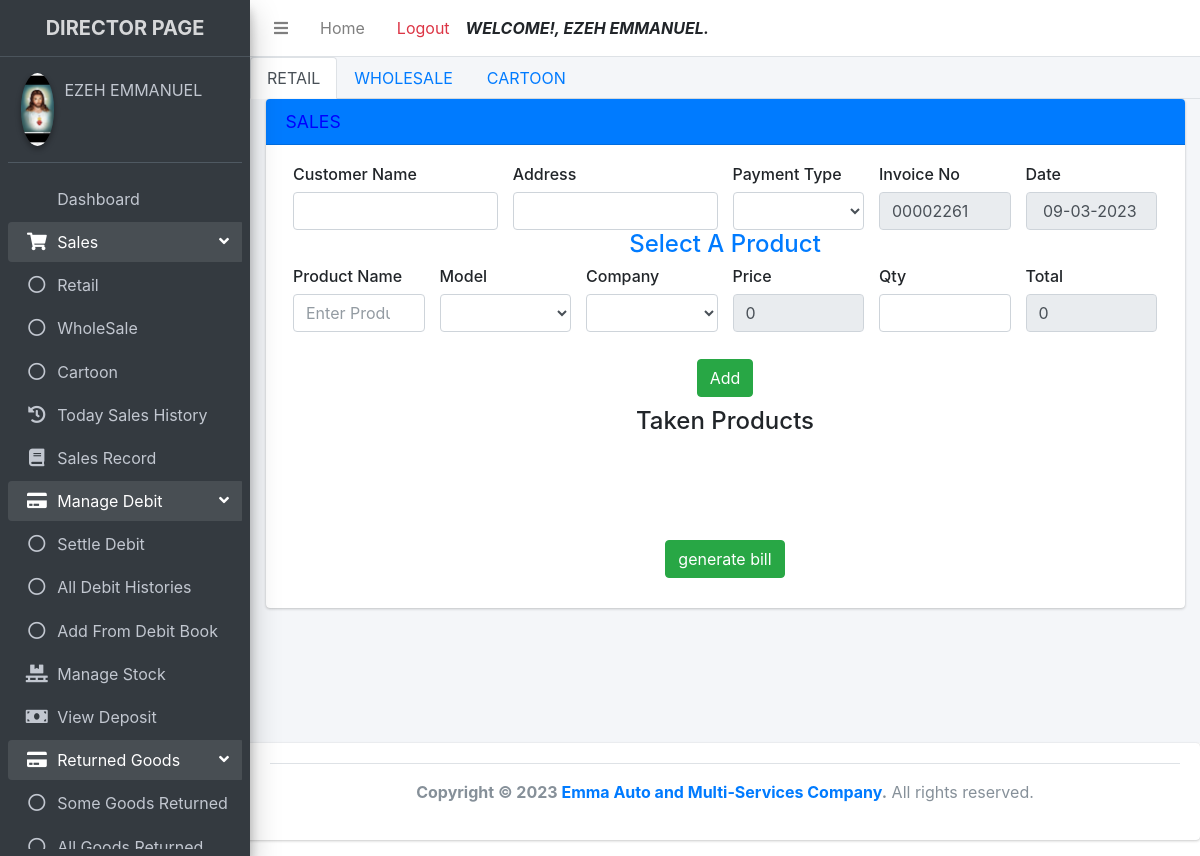
Page /director/sales.php (signed in) on the committed database.
### tables this page shows
CREATE TABLE `registered` (
  `id` int(11) NOT NULL AUTO_INCREMENT,
  `firstname` varchar(255) NOT NULL,
  `lastname` varchar(255) NOT NULL,
  `username` varchar(255) NOT NULL,
  `password` varchar(255) NOT NULL,
  `role` varchar(10) NOT NULL,
  `passport` varchar(255) NOT NULL,
  `status` varchar(10) NOT NULL,
  `date_registered` timestamp NOT NULL DEFAULT current_timestamp(),
  PRIMARY KEY (`id`)
);

CREATE TABLE `sales` (
  `id` int(11) NOT NULL AUTO_INCREMENT,
  `customer_name` varchar(255) NOT NULL,
  `address` varchar(255) NOT NULL,
  `invoice_no` varchar(255) NOT NULL,
  `payment_type` varchar(255) NOT NULL,
  `customer_type` varchar(255) NOT NULL,
  `total` varchar(255) NOT NULL,
  `cash` varchar(255) NOT NULL,
  `transfer` varchar(255) NOT NULL,
  `pos` varchar(250) NOT NULL,
  `old_deposit` varchar(250) NOT NULL,
  `deposit` varchar(255) NOT NULL,
  `transport` varchar(250) NOT NULL,
  `balance` varchar(255) NOT NULL,
  `staff_name` varchar(255) NOT NULL,
  `date` varchar(255) NOT NULL,
  `username` varchar(255) NOT NULL,
  `bank` varchar(255) NOT NULL,
  PRIMARY KEY (`id`)
);

### director/sales.php (the view, shortened to what this page needs)
<?php
include "includes/header.php";
include "includes/navbar.php";
include "includes/sidebar.php";
$ctr = new Controller();
?>
<ul class="nav nav-tabs">
  <li class="nav-item">
    <a class="nav-link active" href="retail.php">RETAIL</a>
  </li>
  <li class="nav-item">
    <a class="nav-link" href="wholesale.php">WHOLESALE</a>
  </li>
  <li class="nav-item">
    <a class="nav-link" href="cartoon.php">CARTOON</a>
  </li>
</ul>
<section class="content">
    <div class="container-fluid">
        <div class="row">
            <div class="col-md-12">
                <div class="card card-primary">
                    <div class="card-header">
                        <h3 class="card-title">SALES</h3>
                    </div>
                    <form action="" method="post" class="form-horizontal">
                        <div class="card-body">
                            <div class="container-fluid">
                                <div class="row">
                                    <div class="col-sm-3"><h6>Customer Name</h6> <input type="text" class="form-control" name="customer_name"
                                            value="<?php $ctr->oldValue(" customer_name")?>"></div>
                                    <div class="col-sm-3"><h6>Address</h6><input type="text" class="form-control" name="address"
                                            value="<?php $ctr->oldValue(" address")?>">
                                    </div>
                                    <div class="col-sm-2"><h6>Payment Type</h6> <select class="form-control" name="bill_type">
                                            <?php $ctr->oldSelect("bill_type");?>
                                            <option disabled>Select Payment Type
                                            <option>
                                            <option>Cash</option>
                                        </select></div>
                                    <div class="col-sm-2"><h6>Invoice No</h6><input type="text" class="form-control" name="invoice_no"
                                            value="<?php $ctr->random()?>" readonly>
                                    </div>
                                    <div class="col-sm-2"><h6>Date</h6> <input type="text" class="form-control" name="date"
                                            value="<?php echo date(" d-m-Y") ?>"
                                        readonly></div>
                                </div>
                                <center>
                                    <h4 class="text-primary">Select A Product</h4>
                                </center>
                                <div class="row">
                                    <div class="col-sm-2">
                                      <h6>Product Name</h6>
                                         <input width="50" class="form-control" type="text"
                                            name="productname" onmouseout="selectProduct(this.value)" id="productname"
                                            placeholder="Enter Product Name" list="product">
                                    </div>
                                    <div class="col-sm-2">
                                        <h6>Model</h6>
                                        <div id="modeldev">
                                            <select class="form-control">
                                                <option value=""></option>
                                            </select>
                                        </div>
                                    </div>
                                    <div class="col-sm-2">
                                        <h6>Company</h6>
                                        <div id="manufacturerdev">
                                            <select class="form-control">
                                                <option value=""></option>
                                            </select>
                                        </div>
                                    </div>
                                    <div class="col-sm-2">
                                        <h6>Price</h6>
                                        <div id="priceDiv">
                                            <input type="text" class="form-control" readonly value="0">
                                        </div>
                                    </div>
                                    <div class="col-sm-2">
                                        <h6>Qty</h6>
                                        <div id="demo">
                                            <input type="text" class="form-control" value="">
                                        </div>
                                    </div>
                                    <div class="col-sm-2"><h6>Total</h6>
                                    <input type="text" class="form-control" id="total" value="0"
                                            readonly></div>
                                </div>
                                <h6>&nbsp</h6>
                                <center><input type="submit" class="btn btn-success" value="Add"
                                        onclick="addIntoCart()"></center>
                                <div class="row-fluid"
                                    style="background-color: white; min-height: 100px; padding:10px;">
                                    <div class="span12">
                                        <center>
                                            <h4>Taken Products</h4>
                                        </center>
                                        <br><br><br><br>
                                        <center>
                                            <input type="submit" id="generate_bill" name="generate_bill"
                                                value="generate bill" class="btn btn-success">
                                        </center>
                                    </div>
                                </div>
                            </div>
                        </div>
                    </form>
                </div>
            </div>
        </div>
    </div>
</section>
<?php
include "includes/footer.php";
?>

### director/includes/sidebar.php (shortened to what this page needs)
<aside class="main-sidebar sidebar-dark-primary elevation-4">
  <a href="#" class="brand-link text-center">
    <span class="brand-text font-weight-bold">DIRECTOR PAGE</span>
  </a>
  <div class="sidebar">
    <div class="user-panel mt-3 pb-3 mb-3 d-flex">
      <div class="image">
        <img src="<?php $mod = new Model; $mod->displayPassport();?>" class="img-circle elevation-2">
      </div>
      <div class="info">
        <a href="#" class="d-block"><?php echo $_SESSION["directorfullname"]?></a>
      </div>
    </div>
    <nav class="mt-2">
      <ul class="nav nav-pills nav-sidebar flex-column" data-widget="treeview" role="menu" data-accordion="false">
        <li class="nav-item">
          <a href="dashboard.php" class="nav-link <?php if ($_SERVER['PHP_SELF'] == '/emma_auto_investment/director/dashboard.php'){ echo "active"; } ?> ">
             <p>
                Dashboard
            </p>
         </a>
       </li>
       <li class="nav-item has-treeview menu-open">
          <a href="#" class="nav-link <?php if (($_SERVER['PHP_SELF'] == '/emma_auto_investment/director/retail.php') OR ($_SERVER['PHP_SELF'] == '/emma_auto_investment/director/wholesale.php') OR ($_SERVER['PHP_SELF'] == '/emma_auto_investment/director/carton.php')){ echo "active"; } ?>">
            <i class="nav-icon fas fa-shopping-cart"></i>
            <p>
              Sales
              <i class="right fas fa-angle-left"></i>
            </p>
          </a>
          <ul class="nav nav-treeview">
            <li class="nav-item">
              <a href="retail.php" class="nav-link  <?php if ($_SERVER['PHP_SELF'] == '/emma_auto_investment/director/retail.php'){ echo "active"; } ?>">
                <i class="far fa-circle nav-icon"></i>
                <p>Retail</p>
              </a>
            </li>
            <li class="nav-item">
              <a href="wholesales.php" class="nav-link  <?php if ($_SERVER['PHP_SELF'] == '/emma_auto_investment/director/wholesales.php'){ echo "active"; } ?>">
                <i class="far fa-circle nav-icon"></i>
                <p>WholeSale</p>
              </a>
            </li>
            <li class="nav-item">
              <a href="cartoon.php" class="nav-link  <?php if ($_SERVER['PHP_SELF'] == '/emma_auto_investment/director/cartoon.php'){ echo "active"; } ?>">
                <i class="far fa-circle nav-icon"></i>
                <p>Cartoon</p>
              </a>
            </li>
          </ul>
        </li>
       <li class="nav-item">
          <a href="sales_history.php" class="nav-link <?php if ($_SERVER['PHP_SELF'] == '/emma_auto_investment/director/sales_history.php'){ echo "active"; } ?>">
            <i class="nav-icon fa fa-history"></i>
             <p>
               Today Sales History
            </p>
         </a>
     </li>
     <li class="nav-item">
          <a href="search_record.php" class="nav-link <?php if ($_SERVER['PHP_SELF'] == '/emma_auto_investment/director/search_record.php'){ echo "active"; } ?>">
            <i class="nav-icon fa fa-book"></i>
             <p>
                Sales Record
            </p>
         </a>
     </li>
     <li class="nav-item has-treeview menu-open">
          <a href="#" class="nav-link <?php if (($_SERVER['PHP_SELF'] == '/emma_auto_investment/director/settle_debit.php') OR ($_SERVER['PHP_SELF'] == '/emma_auto_investment/director/debit_history.php') OR ($_SERVER['PHP_SELF'] == '/emma_auto_investment/director/debit_book.php')){ echo "active"; } ?>">
            <i class="nav-icon fa fa-credit-card"></i>
            <p>
              Manage Debit
              <i class="right fas fa-angle-left"></i>
            </p>
          </a>
          <ul class="nav nav-treeview">
            <li class="nav-item">
              <a href="settle_debit.php" class="nav-link  <?php if ($_SERVER['PHP_SELF'] == '/emma_auto_investment/director/settle_debit.php'){ echo "active"; } ?>">
                <i class="far fa-circle nav-icon"></i>
                <p>Settle Debit</p>
              </a>
            </li>
            <li class="nav-item">
              <a href="debit_history.php" class="nav-link  <?php if ($_SERVER['PHP_SELF'] == '/emma_auto_investment/director/debit_history.php'){ echo "active"; } ?>">
                <i class="far fa-circle nav-icon"></i>
                <p>All Debit Histories</p>
              </a>
            </li>
            <li class="nav-item">
              <a href="debit_book.php" class="nav-link  <?php if ($_SERVER['PHP_SELF'] == '/emma_auto_investment/director/debit_book.php'){ echo "active"; } ?>">
                <i class="far fa-circle nav-icon"></i>
                <p>Add From Debit Book</p>
              </a>
            </li>
          </ul>
        </li>
       <li class="nav-item">
          <a href="stock.php" class="nav-link <?php if ($_SERVER['PHP_SELF'] == '/emma_auto_investment/director/stock.php'){ echo "active"; } ?>">
            <i class="nav-icon fa fa-pallet"></i>
             <p>
                Manage Stock
            </p>
         </a>
       </li>
       <li class="nav-item">
          <a href="show_deposit.php" class="nav-link <?php if ($_SERVER['PHP_SELF'] == '/emma_auto_investment/director/show_deposit.php'){ echo "active"; } ?>">
            <i class="nav-icon fa fa-money-bill"></i>
             <p>
                View Deposit
            </p>
         </a>
       </li>
       <li class="nav-item has-treeview menu-open">
          <a href="#" class="nav-link <?php if (($_SERVER['PHP_SELF'] == '/emma_auto_investment/director/return_goods.php') OR ($_SERVER['PHP_SELF'] == '/emma_auto_investment/director/return_each_goods.php')){ echo "active"; } ?>">
            <i class="nav-icon fa fa-credit-card"></i>
            <p>
            Returned Goods
              <i class="right fas fa-angle-left"></i>
            </p>
          </a>
          <ul class="nav nav-treeview">
          <li class="nav-item">
              <a href="return_each_goods.php" class="nav-link  <?php if ($_SERVER['PHP_SELF'] == '/emma_auto_investment/director/return_each_goods.php'){ echo "active"; } ?>">
                <i class="far fa-circle nav-icon"></i>
                <p>Some Goods Returned</p>
              </a>
            </li>
            <li class="nav-item">
              <a href="return_goods.php" class="nav-link  <?php if ($_SERVER['PHP_SELF'] == '/emma_auto_investment/director/return_goods.php'){ echo "active"; } ?>">
                <i class="far fa-circle nav-icon"></i>
                <p>All Goods Returned</p>
              </a>
            </li>
          </ul>
        </li>
      </ul>
    </nav>
  </div>
</aside>
<div class="content-wrapper">

### director/includes/header.php (style rules this page uses)
h3 { color:blue; font-weight:bolder; }

### rows in the picture
registered: passport (picture)
sales: invoice_no "00002261"

### other values in the picture
$_SESSION["directorfullname"] "EZEH EMMANUEL"
